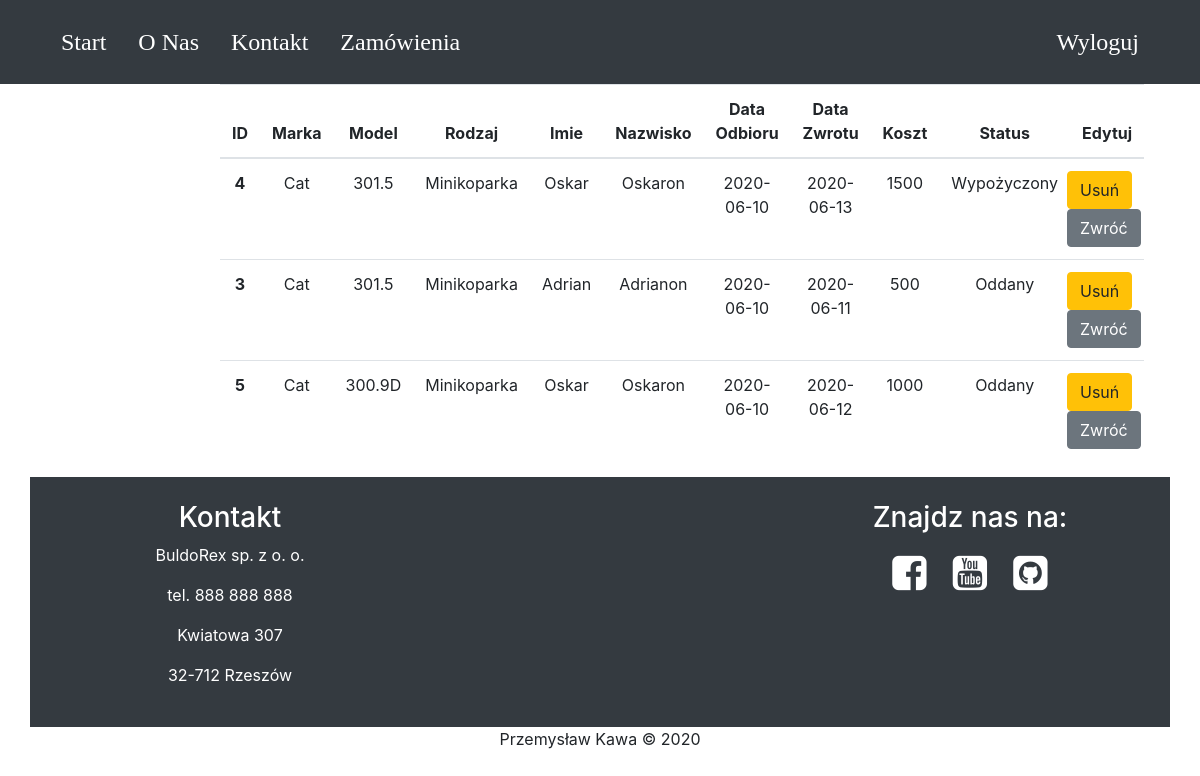
Screenshot of /Witryna/PPrac.php (signed in) with the database file from the repository.
### tables this page shows
CREATE TABLE `wypozyczenia` (
  `id_wypozyczenia` int(11) NOT NULL,
  `id_sprzet` int(11) DEFAULT NULL,
  `id_klient` int(11) DEFAULT NULL,
  `id_pracownik` int(11) DEFAULT NULL,
  `data_odb` date DEFAULT NULL,
  `data_zwr` date NOT NULL,
  `status` varchar(255) DEFAULT NULL
);

CREATE TABLE `sprzet` (
  `id_sprzet` int(11) NOT NULL,
  `marka` varchar(255) DEFAULT NULL,
  `model` varchar(255) DEFAULT NULL,
  `typ_sprzetu` varchar(255) DEFAULT NULL,
  `cena` int(11) DEFAULT NULL,
  `kaucja` int(11) DEFAULT NULL,
  `zdjecie` varchar(15) NOT NULL
);

CREATE TABLE `klient` (
  `id_klient` int(11) NOT NULL,
  `imie` varchar(255) DEFAULT NULL,
  `nazwisko` varchar(255) DEFAULT NULL,
  `email` varchar(255) DEFAULT NULL,
  `haslo` varchar(255) DEFAULT NULL,
  `nr_telefonu` int(11) DEFAULT NULL
);

### Witryna/PPrac.php (the view, shortened to what this page needs)
<?php
$conn = new mysqli("localhost","root","","aplikacje");
$sql = "SELECT id_wypozyczenia, w.id_sprzet, w.id_klient, data_odb,data_zwr, status , marka , model , typ_sprzetu, cena, data_zwr-data_odb as dni, imie,nazwisko
FROM wypozyczenia w, sprzet s, klient k
WHERE s.id_sprzet=w.id_sprzet and w.id_klient=k.id_klient
ORDER BY status DESC ,data_odb DESC";
$result = $conn->query($sql) or die($conn->error);
?>
<!DOCTYPE html>
<html lang="pl">
	<head>
		<link rel="stylesheet" href="css/bootstrap.min.css">
		<link rel="stylesheet" href="css/fontello.css" type="text/css" />
		<link rel="stylesheet" href="css/style.css">
	</head>
	<body>
	<nav class="navbar sticky-top navbar-dark bg-dark">
		<div class="container">
				<ul class="nav justify-content-end">
					<li class="nav-item">
						<a class="nav-link" href="index.php#demo">Start</a>
					</li>
					<li class="nav-item">
						<a class="nav-link" href="index.php#my">O Nas</a>
					</li>
					<li class="nav-item">
						<a class="nav-link" href="index.php#Kontakt">Kontakt</a>
					</li>
					<?php if (isset($_SESSION['login']))
					{	?>
					<li class="nav-item Dropdown">
						<div class="dropdown">
						<a class="nav-link dropdown-toggle" href="#" id="navbarDropdown" role="button" data-toggle="dropdown" aria-haspopup="true" aria-expanded="false">
						Konto</a>
						<div class="dropdown-menu" aria-labelledby="navbarDropdown">
							<a class="dropdown-item" href="chhaslo.php">Zmień hasło</a>
							<a class="dropdown-item" href="Pklienta.php">Panel Klienta</a>
							<a class="dropdown-item" href="Wform.php">Formularz Wypożyczenia</a>
						</div>
						</div>
					</li>
					<?php
					} elseif (isset($_SESSION['prac']))
					{ ?>
						<li class="nav-item">
							<a class="nav-link" href="PPrac.php">Zamówienia</a>
						</li>
			<?php   }	?>
				</ul>
				<div class="my-2 d-inline">
				<?php if ((isset($_SESSION['login'])) or (isset($_SESSION['prac'])))
				{
				?>
					<a class="nav-link" href="logout.php" role="button" >
						 Wyloguj</a>
				<?php
				}
				else
				{ ?>
					<div class="nav-link d-inline"> <a class="text-white" href="loginForm.php" class="btn-xs uppercase" data-togle="modal">Logowanie</a></div>
					<div class="nav-link d-inline"> <a class="text-white" href="rejestracjaForm.php" class="btn-xs uppercase" data-togle="modal">Rejestracja</a></div>
			<?php	} ?>
				</div>
			</div>
	</nav>
 <div class="row content"  >
    <div class="col-sm-2" >
    </div>
	<div class="col-sm-8 text-center" >
		<div class="container">
			<table class="table">
				<thead>
					<tr>
						<th scope="col">ID</th>
						<th scope="col">Marka</th>
						<th scope="col">Model</th>
						<th scope="col">Rodzaj</th>
						<th scope="col">Imie</th>
						<th scope="col">Nazwisko</th>
						<th scope="col">Data Odbioru</th>
						<th scope="col">Data Zwrotu</th>
						<th scope="col">Koszt</th>
						<th scope="col">Status</th>
						<th scope="col">Edytuj</th>
					</tr>
				</thead>
				<tbody>
				<?php
				while($row= $result->fetch_assoc())
				{
					?>
					<tr>
						<th scope="row"><?php echo $row['id_wypozyczenia']; ?></th>
						<td><?php echo $row['marka']; ?></td>
						<td><?php echo $row['model']; ?></td>
						<td><?php echo $row['typ_sprzetu']; ?></td>
						<td><?php echo $row['imie']; ?></td>
						<td><?php echo $row['nazwisko']; ?></td>
						<td><?php echo $row['data_odb']; ?></td>
						<td><?php echo $row['data_zwr']; ?></td>
						<td><?php
						$cena=$row['dni']*$row['cena'];
						echo $cena;
						?></td>
						<td><?php echo $row['status']; ?></td>
						<td>
								<div class="row text-center">
									<form method="post" action="usunw.php">
										<button name="usun" class="btn btn-warning btm-sm">Usuń</button>
									</form>
									<form method="post" action="zwroc.php" clas="d-inline">
										<button name="zwroc" class="btn btn-secondary btm-sm">Zwróć</button>
									</form>
								</div>
							</td>
					<?php
				}
				?>
				</tbody>
			</table>
		</div>
	</div>
	<div class="col-sm-2">
      </div>
 </div>
<div class="container text-center bg-dark text-white">
 <div id="Kontakt">
	<br>
		<div class="container">
			<div class="row ">
				<div class="col-sm-12 col-md-4">
					<h3 class="text-center">Kontakt</h3>
					<p>BuldoRex sp. z o. o.</p>
					<p>tel. 888 888 888</p>
					<p>Kwiatowa 307</p>
					<p>32-712 Rzeszów</p>
				</div>
				<div class="col-sm-12 col-md-4">
				</div>
				<div class="col-sm-12 col-md-4">
					<h3 class="text-center">Znajdz nas na:</h3>
					<a class="text-white" href="https://www.facebook.com" target="_blank"><i style="font-size: 40px" class="icon-facebook-squared"></i></a>
					<a class="text-white" href="https://www.youtube.com" target="_blank"><i style="font-size: 40px" class="icon-youtube-squared"></i></a>
					<a class="text-white" href="https://github.com/UR-INF/AI_LAB2_Przemek_Kawa" target="_blank"><i style="font-size: 40px" class="icon-github-squared"></i></a>
				</div>
			</div>
		</div>
		<br>
	</div>
</div>
<footer class="container-fluid text-center">
  <p> Przemysław Kawa &copy; 2020</p>
</footer>
</body>
</html>

### Witryna/css/style.css (style rules this page uses)
.nav-link { color:white; font-size: x-large; font-family: fantasy; }
a { text-decoration: none; }

### rows the page displays
wypozyczenia: id_wypozyczenia "4", id_sprzet.marka "Cat", id_sprzet.model "301.5", id_sprzet.typ_sprzetu "Minikoparka", id_klient.imie "Oskar", id_klient.nazwisko "Oskaron", data_odb "2020-06-10", data_zwr "2020-06-13", cena "1500", status "Wypożyczony"
wypozyczenia: id_wypozyczenia "3", id_sprzet.marka "Cat", id_sprzet.model "301.5", id_sprzet.typ_sprzetu "Minikoparka", id_klient.imie "Adrian", id_klient.nazwisko "Adrianon", data_odb "2020-06-10", data_zwr "2020-06-11", id_sprzet.cena "500", status "Oddany"
wypozyczenia: id_wypozyczenia "5", id_sprzet.marka "Cat", id_sprzet.model "300.9D", id_sprzet.typ_sprzetu "Minikoparka", id_klient.imie "Oskar", id_klient.nazwisko "Oskaron", data_odb "2020-06-10", data_zwr "2020-06-12", cena "1000", status "Oddany"
